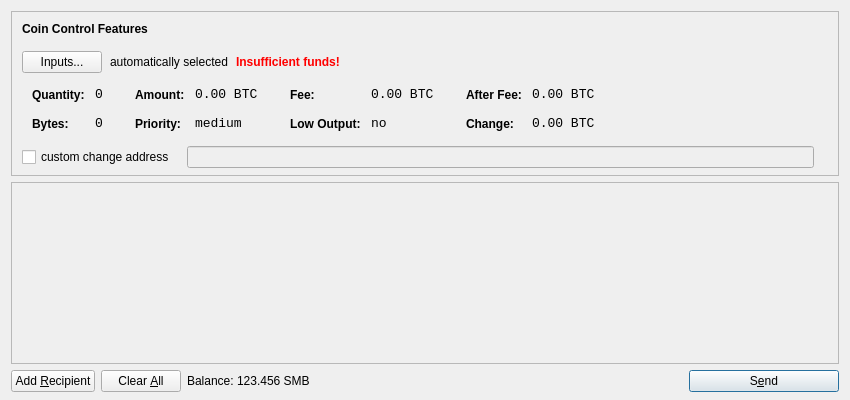
<?xml version="1.0" encoding="UTF-8"?>
<ui version="4.0">
 <class>SendCoinsDialog</class>
 <widget class="QDialog" name="SendCoinsDialog">
  <property name="geometry">
   <rect>
    <x>0</x>
    <y>0</y>
    <width>850</width>
    <height>400</height>
   </rect>
  </property>
  <property name="windowTitle">
   <string>Send Coins</string>
  </property>
  <layout class="QVBoxLayout" name="verticalLayout" stretch="0,1,0">
   <property name="bottomMargin">
    <number>8</number>
   </property>
   <item>
    <widget class="QFrame" name="frameCoinControl">
     <property name="sizePolicy">
      <sizepolicy hsizetype="Expanding" vsizetype="Expanding">
       <horstretch>0</horstretch>
       <verstretch>0</verstretch>
      </sizepolicy>
     </property>
     <property name="maximumSize">
      <size>
       <width>16777215</width>
       <height>16777215</height>
      </size>
     </property>
     <property name="frameShape">
      <enum>QFrame::StyledPanel</enum>
     </property>
     <property name="frameShadow">
      <enum>QFrame::Sunken</enum>
     </property>
     <layout class="QVBoxLayout" name="verticalLayoutCoinControl2">
      <property name="spacing">
       <number>-1</number>
      </property>
      <property name="leftMargin">
       <number>0</number>
      </property>
      <property name="topMargin">
       <number>0</number>
      </property>
      <property name="rightMargin">
       <number>0</number>
      </property>
      <property name="bottomMargin">
       <number>6</number>
      </property>
      <item>
       <layout class="QVBoxLayout" name="verticalLayoutCoinControl" stretch="0,0,0,0,1">
        <property name="spacing">
         <number>0</number>
        </property>
        <property name="leftMargin">
         <number>10</number>
        </property>
        <property name="topMargin">
         <number>10</number>
        </property>
        <item>
         <layout class="QHBoxLayout" name="horizontalLayoutCoinControl1">
          <property name="bottomMargin">
           <number>15</number>
          </property>
          <item>
           <widget class="QLabel" name="labelCoinControlFeatures">
            <property name="sizePolicy">
             <sizepolicy hsizetype="Preferred" vsizetype="Maximum">
              <horstretch>0</horstretch>
              <verstretch>0</verstretch>
             </sizepolicy>
            </property>
            <property name="font">
             <font>
              <weight>75</weight>
              <bold>true</bold>
             </font>
            </property>
            <property name="styleSheet">
             <string notr="true">font-weight:bold;</string>
            </property>
            <property name="text">
             <string>Coin Control Features</string>
            </property>
           </widget>
          </item>
         </layout>
        </item>
        <item>
         <layout class="QHBoxLayout" name="horizontalLayoutCoinControl2" stretch="0,0,0,0">
          <property name="spacing">
           <number>8</number>
          </property>
          <property name="bottomMargin">
           <number>10</number>
          </property>
          <item>
           <widget class="QPushButton" name="pushButtonCoinControl">
            <property name="styleSheet">
             <string notr="true"/>
            </property>
            <property name="text">
             <string>Inputs...</string>
            </property>
           </widget>
          </item>
          <item>
           <widget class="QLabel" name="labelCoinControlAutomaticallySelected">
            <property name="text">
             <string>automatically selected</string>
            </property>
            <property name="margin">
             <number>5</number>
            </property>
           </widget>
          </item>
          <item>
           <widget class="QLabel" name="labelCoinControlInsuffFunds">
            <property name="font">
             <font>
              <weight>75</weight>
              <bold>true</bold>
             </font>
            </property>
            <property name="styleSheet">
             <string notr="true">color:red;font-weight:bold;</string>
            </property>
            <property name="text">
             <string>Insufficient funds!</string>
            </property>
            <property name="margin">
             <number>5</number>
            </property>
           </widget>
          </item>
          <item>
           <spacer name="horizontalSpacerCoinControl">
            <property name="orientation">
             <enum>Qt::Horizontal</enum>
            </property>
            <property name="sizeHint" stdset="0">
             <size>
              <width>40</width>
              <height>1</height>
             </size>
            </property>
           </spacer>
          </item>
         </layout>
        </item>
        <item>
         <widget class="QWidget" name="widgetCoinControl" native="true">
          <property name="sizePolicy">
           <sizepolicy hsizetype="Preferred" vsizetype="Preferred">
            <horstretch>0</horstretch>
            <verstretch>0</verstretch>
           </sizepolicy>
          </property>
          <property name="minimumSize">
           <size>
            <width>0</width>
            <height>0</height>
           </size>
          </property>
          <property name="styleSheet">
           <string notr="true"/>
          </property>
          <layout class="QHBoxLayout" name="horizontalLayoutCoinControl5">
           <property name="margin">
            <number>0</number>
           </property>
           <item>
            <layout class="QHBoxLayout" name="horizontalLayoutCoinControl3" stretch="0,0,0,1">
             <property name="spacing">
              <number>20</number>
             </property>
             <property name="topMargin">
              <number>0</number>
             </property>
             <property name="bottomMargin">
              <number>10</number>
             </property>
             <item>
              <layout class="QFormLayout" name="formLayoutCoinControl1">
               <property name="horizontalSpacing">
                <number>10</number>
               </property>
               <property name="verticalSpacing">
                <number>14</number>
               </property>
               <property name="leftMargin">
                <number>10</number>
               </property>
               <property name="topMargin">
                <number>4</number>
               </property>
               <property name="rightMargin">
                <number>6</number>
               </property>
               <item row="0" column="0">
                <widget class="QLabel" name="labelCoinControlQuantityText">
                 <property name="styleSheet">
                  <string notr="true">font-weight:bold;</string>
                 </property>
                 <property name="text">
                  <string>Quantity:</string>
                 </property>
                 <property name="margin">
                  <number>0</number>
                 </property>
                </widget>
               </item>
               <item row="0" column="1">
                <widget class="QLabel" name="labelCoinControlQuantity">
                 <property name="font">
                  <font>
                   <family>Monospace</family>
                   <pointsize>10</pointsize>
                  </font>
                 </property>
                 <property name="cursor">
                  <cursorShape>IBeamCursor</cursorShape>
                 </property>
                 <property name="contextMenuPolicy">
                  <enum>Qt::ActionsContextMenu</enum>
                 </property>
                 <property name="text">
                  <string notr="true">0</string>
                 </property>
                 <property name="margin">
                  <number>0</number>
                 </property>
                 <property name="textInteractionFlags">
                  <set>Qt::LinksAccessibleByMouse|Qt::TextSelectableByKeyboard|Qt::TextSelectableByMouse</set>
                 </property>
                </widget>
               </item>
               <item row="1" column="0">
                <widget class="QLabel" name="labelCoinControlBytesText">
                 <property name="styleSheet">
                  <string notr="true">font-weight:bold;</string>
                 </property>
                 <property name="text">
                  <string>Bytes:</string>
                 </property>
                </widget>
               </item>
               <item row="1" column="1">
                <widget class="QLabel" name="labelCoinControlBytes">
                 <property name="font">
                  <font>
                   <family>Monospace</family>
                   <pointsize>10</pointsize>
                  </font>
                 </property>
                 <property name="cursor">
                  <cursorShape>IBeamCursor</cursorShape>
                 </property>
                 <property name="contextMenuPolicy">
                  <enum>Qt::ActionsContextMenu</enum>
                 </property>
                 <property name="text">
                  <string notr="true">0</string>
                 </property>
                 <property name="textInteractionFlags">
                  <set>Qt::LinksAccessibleByMouse|Qt::TextSelectableByKeyboard|Qt::TextSelectableByMouse</set>
                 </property>
                </widget>
               </item>
              </layout>
             </item>
             <item>
              <layout class="QFormLayout" name="formLayoutCoinControl2">
               <property name="horizontalSpacing">
                <number>10</number>
               </property>
               <property name="verticalSpacing">
                <number>14</number>
               </property>
               <property name="leftMargin">
                <number>6</number>
               </property>
               <property name="topMargin">
                <number>4</number>
               </property>
               <property name="rightMargin">
                <number>6</number>
               </property>
               <item row="0" column="0">
                <widget class="QLabel" name="labelCoinControlAmountText">
                 <property name="styleSheet">
                  <string notr="true">font-weight:bold;</string>
                 </property>
                 <property name="text">
                  <string>Amount:</string>
                 </property>
                 <property name="margin">
                  <number>0</number>
                 </property>
                </widget>
               </item>
               <item row="0" column="1">
                <widget class="QLabel" name="labelCoinControlAmount">
                 <property name="font">
                  <font>
                   <family>Monospace</family>
                   <pointsize>10</pointsize>
                  </font>
                 </property>
                 <property name="cursor">
                  <cursorShape>IBeamCursor</cursorShape>
                 </property>
                 <property name="contextMenuPolicy">
                  <enum>Qt::ActionsContextMenu</enum>
                 </property>
                 <property name="text">
                  <string notr="true">0.00 BTC</string>
                 </property>
                 <property name="textInteractionFlags">
                  <set>Qt::LinksAccessibleByMouse|Qt::TextSelectableByKeyboard|Qt::TextSelectableByMouse</set>
                 </property>
                </widget>
               </item>
               <item row="1" column="0">
                <widget class="QLabel" name="labelCoinControlPriorityText">
                 <property name="styleSheet">
                  <string notr="true">font-weight:bold;</string>
                 </property>
                 <property name="text">
                  <string>Priority:</string>
                 </property>
                </widget>
               </item>
               <item row="1" column="1">
                <widget class="QLabel" name="labelCoinControlPriority">
                 <property name="font">
                  <font>
                   <family>Monospace</family>
                   <pointsize>10</pointsize>
                  </font>
                 </property>
                 <property name="cursor">
                  <cursorShape>IBeamCursor</cursorShape>
                 </property>
                 <property name="contextMenuPolicy">
                  <enum>Qt::ActionsContextMenu</enum>
                 </property>
                 <property name="text">
                  <string>medium</string>
                 </property>
                 <property name="textInteractionFlags">
                  <set>Qt::LinksAccessibleByMouse|Qt::TextSelectableByKeyboard|Qt::TextSelectableByMouse</set>
                 </property>
                </widget>
               </item>
              </layout>
             </item>
             <item>
              <layout class="QFormLayout" name="formLayoutCoinControl3">
               <property name="horizontalSpacing">
                <number>10</number>
               </property>
               <property name="verticalSpacing">
                <number>14</number>
               </property>
               <property name="leftMargin">
                <number>6</number>
               </property>
               <property name="topMargin">
                <number>4</number>
               </property>
               <property name="rightMargin">
                <number>6</number>
               </property>
               <item row="0" column="0">
                <widget class="QLabel" name="labelCoinControlFeeText">
                 <property name="styleSheet">
                  <string notr="true">font-weight:bold;</string>
                 </property>
                 <property name="text">
                  <string>Fee:</string>
                 </property>
                 <property name="margin">
                  <number>0</number>
                 </property>
                </widget>
               </item>
               <item row="0" column="1">
                <widget class="QLabel" name="labelCoinControlFee">
                 <property name="font">
                  <font>
                   <family>Monospace</family>
                   <pointsize>10</pointsize>
                  </font>
                 </property>
                 <property name="cursor">
                  <cursorShape>IBeamCursor</cursorShape>
                 </property>
                 <property name="contextMenuPolicy">
                  <enum>Qt::ActionsContextMenu</enum>
                 </property>
                 <property name="text">
                  <string notr="true">0.00 BTC</string>
                 </property>
                 <property name="textInteractionFlags">
                  <set>Qt::LinksAccessibleByMouse|Qt::TextSelectableByKeyboard|Qt::TextSelectableByMouse</set>
                 </property>
                </widget>
               </item>
               <item row="1" column="0">
                <widget class="QLabel" name="labelCoinControlLowOutputText">
                 <property name="styleSheet">
                  <string notr="true">font-weight:bold;</string>
                 </property>
                 <property name="text">
                  <string>Low Output:</string>
                 </property>
                </widget>
               </item>
               <item row="1" column="1">
                <widget class="QLabel" name="labelCoinControlLowOutput">
                 <property name="font">
                  <font>
                   <family>Monospace</family>
                   <pointsize>10</pointsize>
                  </font>
                 </property>
                 <property name="cursor">
                  <cursorShape>IBeamCursor</cursorShape>
                 </property>
                 <property name="contextMenuPolicy">
                  <enum>Qt::ActionsContextMenu</enum>
                 </property>
                 <property name="text">
                  <string>no</string>
                 </property>
                 <property name="textInteractionFlags">
                  <set>Qt::LinksAccessibleByMouse|Qt::TextSelectableByKeyboard|Qt::TextSelectableByMouse</set>
                 </property>
                </widget>
               </item>
              </layout>
             </item>
             <item>
              <layout class="QFormLayout" name="formLayoutCoinControl4">
               <property name="horizontalSpacing">
                <number>10</number>
               </property>
               <property name="verticalSpacing">
                <number>14</number>
               </property>
               <property name="leftMargin">
                <number>6</number>
               </property>
               <property name="topMargin">
                <number>4</number>
               </property>
               <property name="rightMargin">
                <number>6</number>
               </property>
               <item row="0" column="0">
                <widget class="QLabel" name="labelCoinControlAfterFeeText">
                 <property name="styleSheet">
                  <string notr="true">font-weight:bold;</string>
                 </property>
                 <property name="text">
                  <string>After Fee:</string>
                 </property>
                 <property name="margin">
                  <number>0</number>
                 </property>
                </widget>
               </item>
               <item row="0" column="1">
                <widget class="QLabel" name="labelCoinControlAfterFee">
                 <property name="font">
                  <font>
                   <family>Monospace</family>
                   <pointsize>10</pointsize>
                  </font>
                 </property>
                 <property name="cursor">
                  <cursorShape>IBeamCursor</cursorShape>
                 </property>
                 <property name="contextMenuPolicy">
                  <enum>Qt::ActionsContextMenu</enum>
                 </property>
                 <property name="text">
                  <string notr="true">0.00 BTC</string>
                 </property>
                 <property name="textInteractionFlags">
                  <set>Qt::LinksAccessibleByMouse|Qt::TextSelectableByKeyboard|Qt::TextSelectableByMouse</set>
                 </property>
                </widget>
               </item>
               <item row="1" column="0">
                <widget class="QLabel" name="labelCoinControlChangeText">
                 <property name="styleSheet">
                  <string notr="true">font-weight:bold;</string>
                 </property>
                 <property name="text">
                  <string>Change:</string>
                 </property>
                </widget>
               </item>
               <item row="1" column="1">
                <widget class="QLabel" name="labelCoinControlChange">
                 <property name="font">
                  <font>
                   <family>Monospace</family>
                   <pointsize>10</pointsize>
                  </font>
                 </property>
                 <property name="cursor">
                  <cursorShape>IBeamCursor</cursorShape>
                 </property>
                 <property name="contextMenuPolicy">
                  <enum>Qt::ActionsContextMenu</enum>
                 </property>
                 <property name="text">
                  <string notr="true">0.00 BTC</string>
                 </property>
                 <property name="textInteractionFlags">
                  <set>Qt::LinksAccessibleByMouse|Qt::TextSelectableByKeyboard|Qt::TextSelectableByMouse</set>
                 </property>
                </widget>
               </item>
              </layout>
             </item>
            </layout>
           </item>
          </layout>
         </widget>
        </item>
        <item>
         <layout class="QHBoxLayout" name="horizontalLayoutCoinControl4" stretch="0,0,0">
          <property name="spacing">
           <number>12</number>
          </property>
          <property name="sizeConstraint">
           <enum>QLayout::SetDefaultConstraint</enum>
          </property>
          <property name="topMargin">
           <number>5</number>
          </property>
          <property name="rightMargin">
           <number>5</number>
          </property>
          <item>
           <widget class="QCheckBox" name="checkBoxCoinControlChange">
            <property name="text">
             <string>custom change address</string>
            </property>
           </widget>
          </item>
          <item>
           <widget class="QLineEdit" name="lineEditCoinControlChange">
            <property name="enabled">
             <bool>false</bool>
            </property>
            <property name="sizePolicy">
             <sizepolicy hsizetype="Expanding" vsizetype="Fixed">
              <horstretch>0</horstretch>
              <verstretch>0</verstretch>
             </sizepolicy>
            </property>
           </widget>
          </item>
          <item>
           <widget class="QLabel" name="labelCoinControlChangeLabel">
            <property name="sizePolicy">
             <sizepolicy hsizetype="Preferred" vsizetype="Expanding">
              <horstretch>0</horstretch>
              <verstretch>0</verstretch>
             </sizepolicy>
            </property>
            <property name="minimumSize">
             <size>
              <width>0</width>
              <height>0</height>
             </size>
            </property>
            <property name="text">
             <string/>
            </property>
            <property name="margin">
             <number>3</number>
            </property>
           </widget>
          </item>
         </layout>
        </item>
        <item>
         <spacer name="verticalSpacerCoinControl">
          <property name="orientation">
           <enum>Qt::Vertical</enum>
          </property>
          <property name="sizeHint" stdset="0">
           <size>
            <width>800</width>
            <height>1</height>
           </size>
          </property>
         </spacer>
        </item>
       </layout>
      </item>
     </layout>
    </widget>
   </item>
   <item>
    <widget class="QScrollArea" name="scrollArea">
     <property name="widgetResizable">
      <bool>true</bool>
     </property>
     <widget class="QWidget" name="scrollAreaWidgetContents">
      <property name="geometry">
       <rect>
        <x>0</x>
        <y>0</y>
        <width>830</width>
        <height>165</height>
       </rect>
      </property>
      <layout class="QVBoxLayout" name="verticalLayout_2">
       <property name="margin">
        <number>0</number>
       </property>
       <item>
        <layout class="QVBoxLayout" name="entries">
         <property name="spacing">
          <number>6</number>
         </property>
        </layout>
       </item>
       <item>
        <spacer name="verticalSpacer">
         <property name="orientation">
          <enum>Qt::Vertical</enum>
         </property>
         <property name="sizeHint" stdset="0">
          <size>
           <width>20</width>
           <height>40</height>
          </size>
         </property>
        </spacer>
       </item>
      </layout>
     </widget>
    </widget>
   </item>
   <item>
    <layout class="QHBoxLayout" name="horizontalLayout">
     <item>
      <widget class="QPushButton" name="addButton">
       <property name="toolTip">
        <string>Send to multiple recipients at once</string>
       </property>
       <property name="text">
        <string>Add &amp;Recipient</string>
       </property>
       <property name="icon">
        <iconset resource="../bitcoin.qrc">
         <normaloff>:/icons/add</normaloff>:/icons/add</iconset>
       </property>
       <property name="autoDefault">
        <bool>false</bool>
       </property>
      </widget>
     </item>
     <item>
      <widget class="QPushButton" name="clearButton">
       <property name="sizePolicy">
        <sizepolicy hsizetype="Minimum" vsizetype="Fixed">
         <horstretch>0</horstretch>
         <verstretch>0</verstretch>
        </sizepolicy>
       </property>
       <property name="toolTip">
        <string>Remove all transaction fields</string>
       </property>
       <property name="text">
        <string>Clear &amp;All</string>
       </property>
       <property name="icon">
        <iconset resource="../bitcoin.qrc">
         <normaloff>:/icons/remove</normaloff>:/icons/remove</iconset>
       </property>
       <property name="autoRepeatDelay">
        <number>300</number>
       </property>
       <property name="autoDefault">
        <bool>false</bool>
       </property>
      </widget>
     </item>
     <item>
      <layout class="QHBoxLayout" name="horizontalLayout_2">
       <property name="spacing">
        <number>3</number>
       </property>
       <item>
        <widget class="QLabel" name="label">
         <property name="text">
          <string>Balance:</string>
         </property>
        </widget>
       </item>
       <item>
        <widget class="QLabel" name="labelBalance">
         <property name="cursor">
          <cursorShape>IBeamCursor</cursorShape>
         </property>
         <property name="text">
          <string>123.456 SMB</string>
         </property>
         <property name="textInteractionFlags">
          <set>Qt::LinksAccessibleByMouse|Qt::TextSelectableByKeyboard|Qt::TextSelectableByMouse</set>
         </property>
        </widget>
       </item>
      </layout>
     </item>
     <item>
      <spacer name="horizontalSpacer">
       <property name="orientation">
        <enum>Qt::Horizontal</enum>
       </property>
       <property name="sizeHint" stdset="0">
        <size>
         <width>40</width>
         <height>20</height>
        </size>
       </property>
      </spacer>
     </item>
     <item>
      <widget class="QPushButton" name="sendButton">
       <property name="minimumSize">
        <size>
         <width>150</width>
         <height>0</height>
        </size>
       </property>
       <property name="toolTip">
        <string>Confirm the send action</string>
       </property>
       <property name="text">
        <string>S&amp;end</string>
       </property>
       <property name="icon">
        <iconset resource="../bitcoin.qrc">
         <normaloff>:/icons/send</normaloff>:/icons/send</iconset>
       </property>
       <property name="default">
        <bool>true</bool>
       </property>
      </widget>
     </item>
    </layout>
   </item>
  </layout>
 </widget>
 <resources>
  <include location="../bitcoin.qrc"/>
 </resources>
 <connections/>
</ui>
